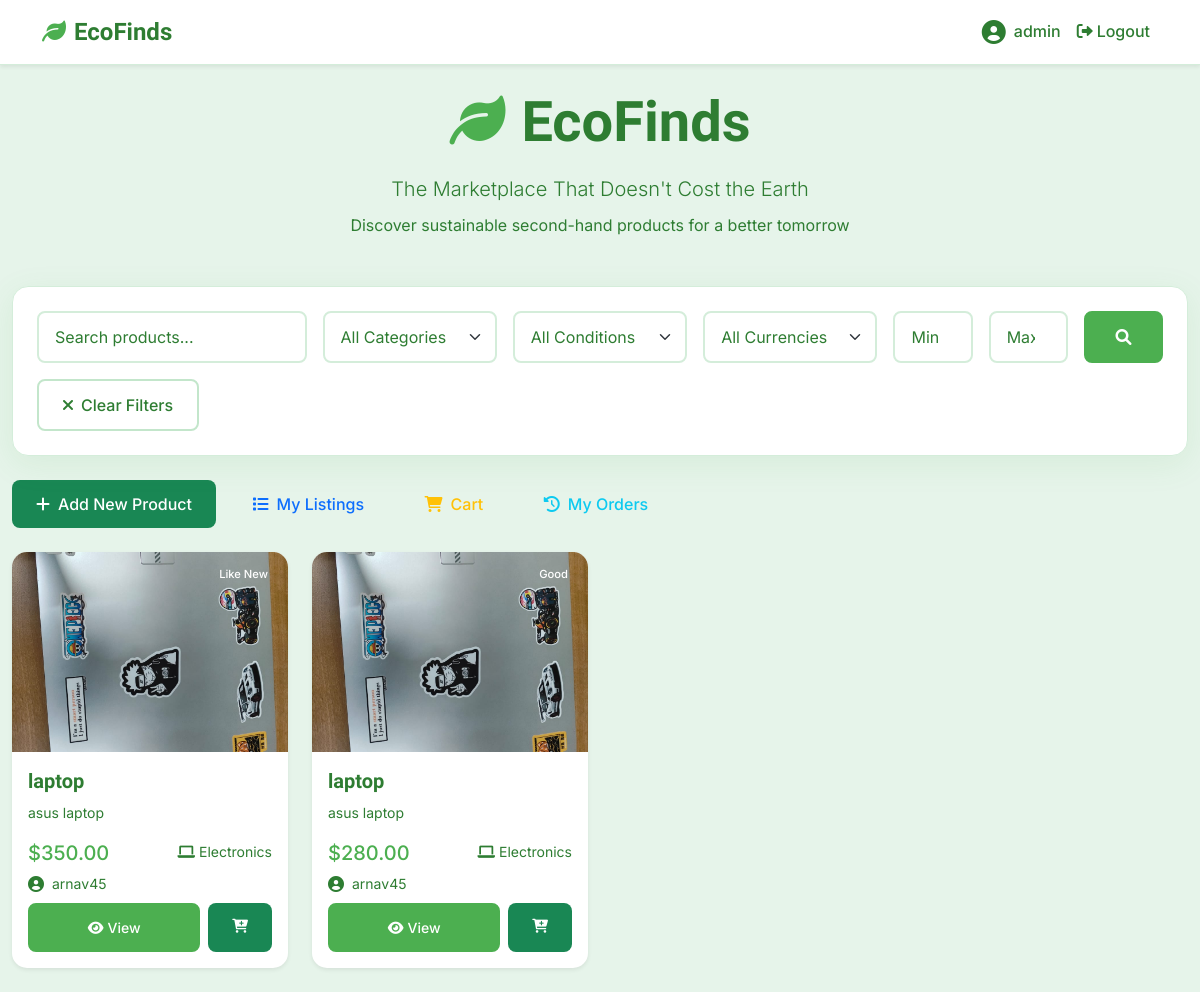
Screenshot of / (signed in) with the database file from the repository.
### accounts/models.py (models this page shows, shortened)
class User(AbstractUser):
    email = models.EmailField(unique=True)
    username = models.CharField(max_length=50, unique=True)
    first_name = models.CharField(max_length=30, blank=True)
    last_name = models.CharField(max_length=30, blank=True)
    bio = models.TextField(max_length=500, blank=True, help_text="Tell us about your sustainability journey")
    avatar = models.ImageField(upload_to='avatars/', blank=True, null=True)
    phone_number = models.CharField(max_length=15, blank=True)
    location = models.CharField(max_length=100, blank=True)
    eco_points = models.PositiveIntegerField(default=0, help_text="Points earned through sustainable actions")
    eco_level = models.CharField(
        max_length=20,
        choices=[
            ('apprentice', 'Eco Apprentice'),
            ('ninja', 'Eco Ninja'),
            ('legend', 'Eco Legend'),
        ],
        default='apprentice'
    )
    co2_saved = models.DecimalField(
        max_digits=10,
        decimal_places=2,
        default=0.00,
        help_text="Total CO2 saved in kg"
    )
    is_verified = models.BooleanField(default=False)
    trust_score = models.PositiveIntegerField(
        default=50,
        help_text="Trust score based on user behavior (0-100)"
    )
    language = models.CharField(max_length=10, default='en', help_text="Preferred language code")
    notifications_enabled = models.BooleanField(default=True)
    USERNAME_FIELD = 'email'  # Email will be used to log in
    REQUIRED_FIELDS = ['username']  # Username is still required

### products/models.py (models this page shows, shortened)
class Product(models.Model):
    CONDITION_CHOICES = [
        ('excellent', 'Like New'),
        ('good', 'Good'),
        ('fair', 'Average'),
        ('poor', 'Poor'),
    ]
    STATUS_CHOICES = [
        ('available', 'Available'),
        ('sold', 'Sold'),
        ('pending', 'Pending'),
        ('flagged', 'Flagged for Review'),
    ]
    CURRENCY_CHOICES = [
        ('USD', 'US Dollar ($)'),
        ('EUR', 'Euro (€)'),
        ('GBP', 'British Pound (£)'),
        ('INR', 'Indian Rupee (₹)'),
        ('CAD', 'Canadian Dollar (C$)'),
        ('AUD', 'Australian Dollar (A$)'),
        ('JPY', 'Japanese Yen (¥)'),
        ('CNY', 'Chinese Yuan (¥)'),
        ('BRL', 'Brazilian Real (R$)'),
        ('MXN', 'Mexican Peso ($)'),
    ]
    id = models.UUIDField(primary_key=True, default=uuid.uuid4, editable=False)
    title = models.CharField(max_length=200)
    description = models.TextField()
    category = models.ForeignKey(Category, on_delete=models.CASCADE, related_name='products')
    condition = models.CharField(max_length=20, choices=CONDITION_CHOICES, default='good')
    original_price = models.DecimalField(
        max_digits=10,
        decimal_places=2,
        null=True,
        blank=True,
        help_text="Original retail price for CO2 calculation"
    )
    price = models.DecimalField(max_digits=10, decimal_places=2, validators=[MinValueValidator(0.01)])
    currency = models.CharField(
        max_length=3,
        choices=CURRENCY_CHOICES,
        default='USD',
        help_text="Currency for the price"
    )
    is_smart_priced = models.BooleanField(default=False, help_text="Price calculated using smart pricing formula")
    image = models.ImageField(
        upload_to='products/',
        default='products/default_product.png',
        help_text="Product image (required)"
    )
    video = models.FileField(
        upload_to='products/videos/',
        default='products/videos/default_video.mp4',
        help_text="Product video (required)"
    )
    ai_verified = models.BooleanField(default=False, help_text="AI has verified this listing")
    fake_detection_score = models.FloatField(
        default=0.0,
        help_text="AI confidence score (0=fake, 1=real)"
    )
    manual_review_required = models.BooleanField(default=False)
    estimated_weight = models.DecimalField(
        max_digits=8,
        decimal_places=2,
        null=True,
        blank=True,
        help_text="Estimated weight in kg for CO2 calculation"
    )
    co2_saved = models.DecimalField(
        max_digits=10,
        decimal_places=2,
        default=0.00,
        help_text="CO2 saved by buying this instead of new (kg)"
    )
    sustainability_score = models.PositiveIntegerField(
        default=0,
        help_text="Sustainability score (0-100)"
    )
    seller = models.ForeignKey(User, on_delete=models.CASCADE, related_name='products')
    location = models.CharField(max_length=100, blank=True)
    status = models.CharField(max_length=20, choices=STATUS_CHOICES, default='available')
    views_count = models.PositiveIntegerField(default=0)
    likes_count = models.PositiveIntegerField(default=0)
    created_at = models.DateTimeField(auto_now_add=True)
    updated_at = models.DateTimeField(auto_now=True)
    expires_at = models.DateTimeField(
        null=True,
        blank=True,
        help_text="When this listing expires (optional)"
    )
    class Meta:
        ordering = ['-created_at']
        indexes = [
            models.Index(fields=['status', 'created_at']),
            models.Index(fields=['category', 'status']),
            models.Index(fields=['seller', 'status']),
        ]
    @property
    def is_available(self):
        return self.status == 'available'
    @property
    def formatted_price(self):
        currency_symbols = {
            'USD': '$',
            'EUR': '€',
            'GBP': '£',
            'INR': '₹',
            'CAD': 'C$',
            'AUD': 'A$',
            'JPY': '¥',
            'CNY': '¥',
            'BRL': 'R$',
            'MXN': '$',
        }
        symbol = currency_symbols.get(self.currency, '$')
        return f"{symbol}{self.price:.2f}"

class Category(models.Model):
    name = models.CharField(max_length=100, unique=True)
    description = models.TextField(blank=True)
    icon = models.CharField(max_length=50, default='fas fa-tag')  # FontAwesome icon class
    color = models.CharField(max_length=20, default='primary')
    avg_co2_per_kg = models.DecimalField(
        max_digits=10,
        decimal_places=2,
        default=0.00,
        help_text="Average CO2 emissions per kg for this category"
    )
    depreciation_rate = models.DecimalField(
        max_digits=3,
        decimal_places=2,
        default=0.20,
        help_text="Depreciation rate for smart pricing (0.0-1.0)"
    )
    created_at = models.DateTimeField(auto_now_add=True)
    class Meta:
        verbose_name_plural = "Categories"
        ordering = ['name']
    def __str__(self):
        return self.name

### products/views.py (the view)
# urls.py: path('', views.product_list, name='product_list'),
def product_list(request):
    products = Product.objects.filter(status='available').select_related('category', 'seller')
    search_form = ProductSearchForm(request.GET)
    if search_form.is_valid():
        search = search_form.cleaned_data.get('search')
        category = search_form.cleaned_data.get('category')
        condition = search_form.cleaned_data.get('condition')
        min_price = search_form.cleaned_data.get('min_price')
        max_price = search_form.cleaned_data.get('max_price')
        currency = search_form.cleaned_data.get('currency')
        if search:
            products = products.filter(
                Q(title__icontains=search) | Q(description__icontains=search)
            )
        if category:
            products = products.filter(category=category)
        if condition:
            products = products.filter(condition=condition)
        if currency:
            products = products.filter(currency=currency)
        if min_price:
            products = products.filter(price__gte=min_price)
        if max_price:
            products = products.filter(price__lte=max_price)
    paginator = Paginator(products, 12)  # 12 products per page
    page_number = request.GET.get('page')
    page_obj = paginator.get_page(page_number)
    categories = Category.objects.all()
    context = {
        'page_obj': page_obj,
        'search_form': search_form,
        'categories': categories,
    }
    return render(request, 'products/product_list.html', context)

### products/templates/products/product_list.html (shortened to what this page needs)
{% extends 'accounts/base.html' %}
{% block content %}
<div class="container-fluid mt-4">
    <div class="row mb-4">
        <div class="col-12">
            <div class="text-center">
                <h1 class="display-4 fw-bold mb-3">
                    <i class="fas fa-leaf text-success me-3"></i>EcoFinds
                </h1>
                <p class="lead mb-2">The Marketplace That Doesn't Cost the Earth</p>
                <p class="text-muted mb-4">Discover sustainable second-hand products for a better tomorrow</p>
            </div>
        </div>
    </div>
    <div class="row mb-4">
        <div class="col-12">
            <div class="auth-card p-4">
                <form method="get" class="row g-3">
                    <div class="col-md-3">
                        {{ search_form.search }}
                    </div>
                    <div class="col-md-2">
                        {{ search_form.category }}
                    </div>
                    <div class="col-md-2">
                        {{ search_form.condition }}
                    </div>
                    <div class="col-md-2">
                        {{ search_form.currency }}
                    </div>
                    <div class="col-md-1">
                        {{ search_form.min_price }}
                    </div>
                    <div class="col-md-1">
                        {{ search_form.max_price }}
                    </div>
                    <div class="col-md-1">
                        <button type="submit" class="btn btn-primary w-100">
                            <i class="fas fa-search"></i>
                        </button>
                    </div>
                    <div class="col-12">
                        <a href="{% url 'products:product_list' %}" class="btn btn-outline-secondary">
                            <i class="fas fa-times me-2"></i>Clear Filters
                        </a>
                    </div>
                </form>
            </div>
        </div>
    </div>
    {% if user.is_authenticated %}
    <div class="row mb-4">
        <div class="col-12">
            <div class="d-flex justify-content-between align-items-center">
                <div>
                    <a href="{% url 'products:create_product' %}" class="btn btn-success me-2">
                        <i class="fas fa-plus me-2"></i>Add New Product
                    </a>
                    <a href="{% url 'products:my_listings' %}" class="btn btn-outline-primary me-2">
                        <i class="fas fa-list me-2"></i>My Listings
                    </a>
                    <a href="{% url 'products:cart' %}" class="btn btn-outline-warning me-2">
                        <i class="fas fa-shopping-cart me-2"></i>Cart
                    </a>
                    <a href="{% url 'products:orders' %}" class="btn btn-outline-info">
                        <i class="fas fa-history me-2"></i>My Orders
                    </a>
                </div>
            </div>
        </div>
    </div>
    {% endif %}
    <div class="row">
        {% if page_obj %}
            {% for product in page_obj %}
            <div class="col-lg-3 col-md-4 col-sm-6 mb-4">
                <div class="card h-100 shadow-sm product-card">
                    <div class="position-relative">
                        {% if product.image %}
                            <img src="{{ product.image.url }}" class="card-img-top" alt="{{ product.title }}" style="height: 200px; object-fit: cover;">
                        {% else %}
                            <div class="card-img-top bg-light d-flex align-items-center justify-content-center" style="height: 200px;">
                                <i class="fas fa-image fa-3x text-muted"></i>
                            </div>
                        {% endif %}
                        <div class="position-absolute top-0 end-0 m-2">
                            <span class="badge bg-{{ product.condition|default:'secondary' }}">
                                {{ product.get_condition_display }}
                            </span>
                        </div>
                    </div>
                    <div class="card-body d-flex flex-column">
                        <h5 class="card-title">{{ product.title|truncatechars:30 }}</h5>
                        <p class="card-text text-muted small">{{ product.description|truncatechars:60 }}</p>
                        <div class="mt-auto">
                            <div class="d-flex justify-content-between align-items-center mb-2">
                                <span class="h5 text-success mb-0">{{ product.formatted_price }}</span>
                                <small class="text-muted">
                                    <i class="{{ product.category.icon }} me-1"></i>{{ product.category.name }}
                                </small>
                            </div>
                            <div class="d-flex align-items-center mb-2">
                                {% if product.seller.avatar %}
                                    <img src="{{ product.seller.avatar.url }}" alt="{{ product.seller.username }}" class="avatar avatar-small me-2">
                                {% else %}
                                    <i class="fas fa-user-circle me-2 text-muted"></i>
                                {% endif %}
                                <small class="text-muted">{{ product.seller.username }}</small>
                            </div>
                            <div class="d-flex gap-2">
                                <a href="{% url 'products:product_detail' product.pk %}" class="btn btn-primary btn-sm flex-fill">
                                    <i class="fas fa-eye me-1"></i>View
                                </a>
                                {% if user.is_authenticated and product.seller != user and product.is_available %}
                                <a href="{% url 'products:add_to_cart' product.pk %}" class="btn btn-success btn-sm">
                                    <i class="fas fa-cart-plus"></i>
                                </a>
                                {% endif %}
                            </div>
                        </div>
                    </div>
                </div>
            </div>
            {% endfor %}
        {% endif %}
    </div>
</div>
{% endblock %}

### accounts/templates/accounts/base.html (shortened to what this page needs)
<!DOCTYPE html>
<html lang="en">
<head>
    <link href="https://cdn.jsdelivr.net/npm/bootstrap@5.1.3/dist/css/bootstrap.min.css" rel="stylesheet">
    <link href="https://cdnjs.cloudflare.com/ajax/libs/font-awesome/6.0.0/css/all.min.css" rel="stylesheet">
    {% load static %}
    <link href="{% static 'css/base.css' %}" rel="stylesheet">
</head>
<body>
    <nav class="navbar navbar-expand-lg navbar-light bg-white shadow-sm">
        <div class="container">
            <a class="navbar-brand" href="{% url 'products:product_list' %}">
                <i class="fas fa-leaf text-success me-2"></i>EcoFinds
            </a>
            <div class="navbar-nav ms-auto">
                {% if user.is_authenticated %}
                    <a class="nav-link d-flex align-items-center" href="{% url 'accounts:profile' %}">
                        {% if user.avatar %}
                            <img src="{{ user.avatar.url }}" alt="{{ user.username }}" class="avatar avatar-medium me-2">
                        {% else %}
                            <i class="fas fa-user-circle me-2" style="font-size: 24px;"></i>
                        {% endif %}
                        {{ user.username }}
                    </a>
                    <a class="nav-link" href="{% url 'accounts:logout' %}">
                        <i class="fas fa-sign-out-alt me-1"></i>Logout
                    </a>
                {% endif %}
            </div>
        </div>
    </nav>
    {% block content %}
    {% endblock %}
</body>
</html>

### rows the page displays
User: username "admin"
Product: image (picture), condition "Like New", title "laptop", description "asus laptop", formatted_price "$350.00", category.name "Electronics", seller.username "arnav45"
Product: image (picture), condition "Good", title "laptop", description "asus laptop", formatted_price "$280.00", category.name "Electronics", seller.username "arnav45"
